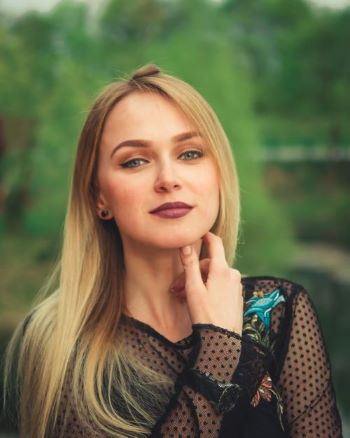
#> input picture Open CV/Resources/1.jpg, 350 x 438 px
$ python 'Ch-2 Basic Functions.py'
#> lines starting #> are read from the running program, lines starting #| are printed output that depends on the picture; after the words box and inside, x2 and y2 are one past the last pixel; in counts of white or black regions, pixels touching at a corner belong together
import cv2
import numpy as np
kernal=np.ones((5,5),np.uint8)

img=cv2.imread("Resources/1.jpg")
#> img is the input picture: shape (438, 350, 3); mean B, G, R 74.9, 106.8, 109


imgGray=cv2.cvtColor(img,cv2.COLOR_BGR2GRAY)
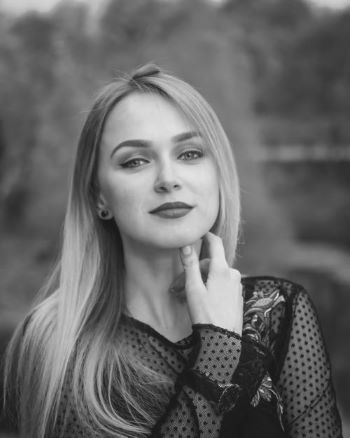
#> imgGray: shape (438, 350); min 16, max 236, mean 103.8
imgBlur=cv2.GaussianBlur(imgGray,(9,9),0)
imgCanny=cv2.Canny(img,100,100)
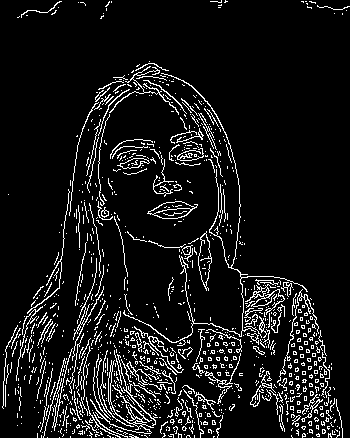
#> imgCanny: shape (438, 350); 8.9% white in thin lines or dots
imgDialation=cv2.dilate(imgCanny,kernal,iterations=1)
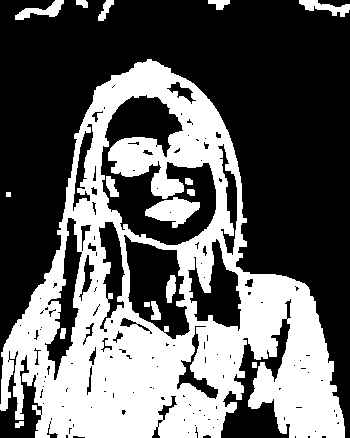
#> imgDialation: shape (438, 350); 38.3% white; 17 white regions, largest, box (x1, y1, x2, y2) and area: (0, 59, 345, 438) 55833, (145, 197, 200, 228) 958, (15, 0, 64, 20) 409
imgEroded=cv2.erode(imgDialation,kernal,iterations=1)
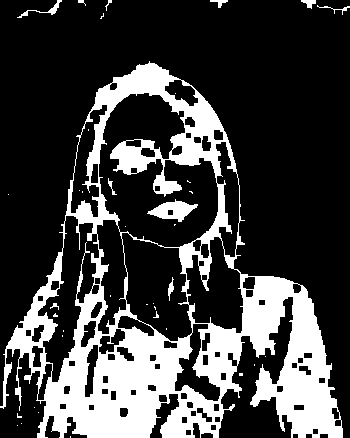
#> imgEroded: shape (438, 350); 25.2% white; 39 white regions (28 under 20 px), largest, box (x1, y1, x2, y2) and area: (0, 61, 343, 438) 37445, (147, 199, 198, 222) 587, (17, 0, 62, 18) 135

cv2.imshow("Image",img)
cv2.imshow("Gray Image",imgGray)
cv2.imshow("Blur Image",imgBlur)
cv2.imshow("Canny Image",imgCanny)
cv2.imshow("Dialation Image",imgDialation)
cv2.imshow("Eroded Image",imgEroded)

cv2.waitKey(0)

$ run again, with Open CV/Resources/Cards.jpg copied over Open CV/Resources/1.jpg
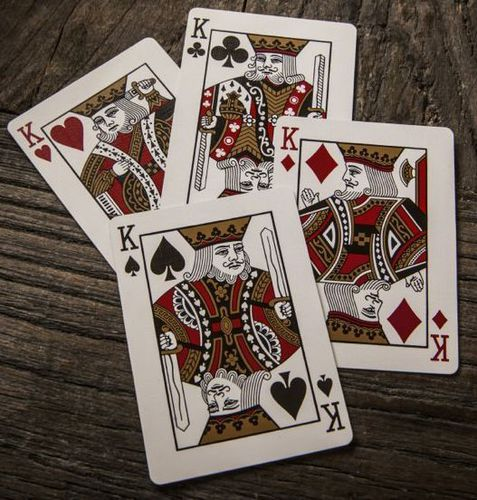
#> input picture Open CV/Resources/Cards.jpg, 477 x 500 px
#> img is the input picture: shape (500, 477, 3); mean B, G, R 88.1, 96.6, 109.6
#> `imgCanny=cv2.Canny(img,100,100)`:
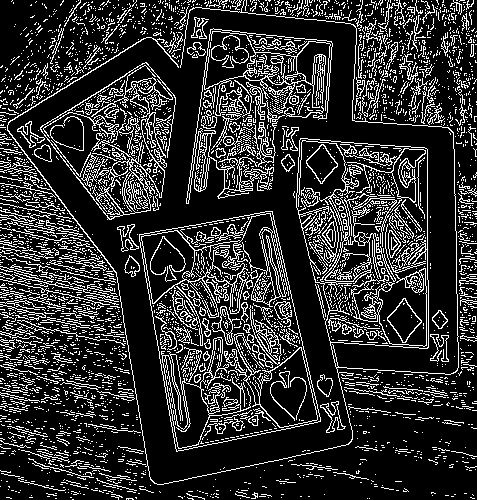
#> imgCanny: shape (500, 477); 18.9% white in thin lines or dots
#> imgDialation: shape (500, 477); 71.5% white; 450 black regions (323 under 20 px), largest, box (x1, y1, x2, y2) and area: (10, 40, 350, 482) 24409, (187, 10, 456, 372) 12324, (139, 411, 477, 500) 10945
#> `imgEroded=cv2.erode(imgDialation,kernal,iterations=1)`:
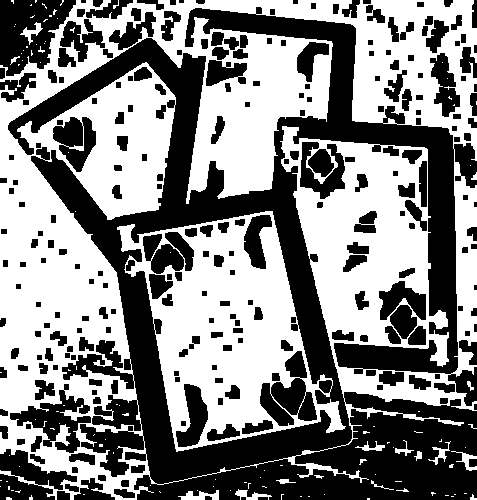
#> imgEroded: shape (500, 477); 52.2% white; 253 black regions (6 under 20 px), largest, box (x1, y1, x2, y2) and area: (8, 7, 477, 500) 72351, (0, 0, 76, 76) 3661, (260, 351, 317, 426) 2211
